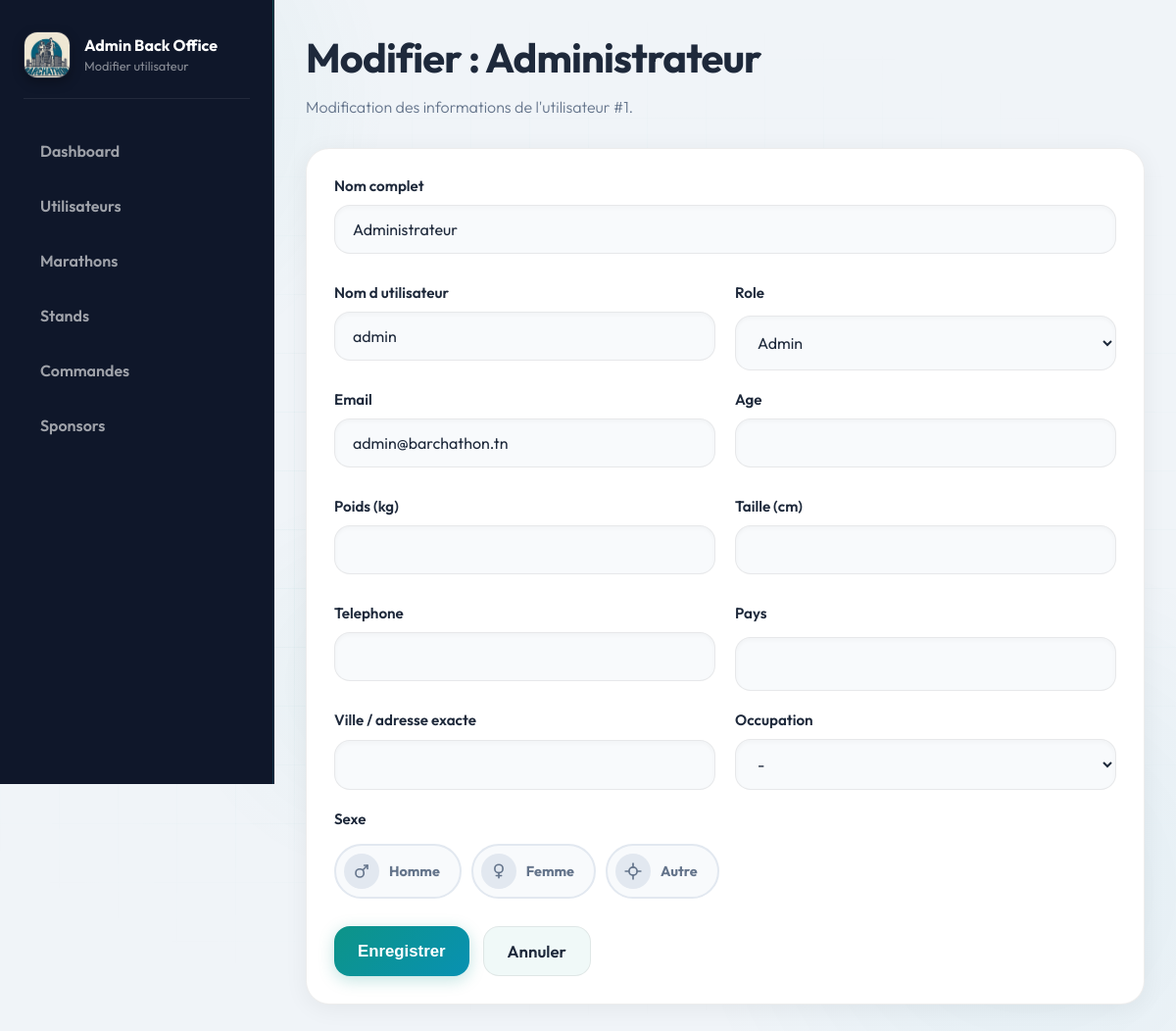
/Integ-standProduit/View/BackOffice/edit_user.php?id=1 (signed in), run on the app's committed database.
### tables this page shows
CREATE TABLE IF NOT EXISTS `user` (
    `id_user`            INT            NOT NULL AUTO_INCREMENT,
    `nom_complet`        VARCHAR(100)   NOT NULL,
    `nom_user`           VARCHAR(50)    NOT NULL,
    `mot_de_passe`       VARCHAR(255)   NOT NULL,
    `age`                INT            DEFAULT NULL,
    `poids`              FLOAT          DEFAULT NULL,
    `taille`             INT            DEFAULT NULL,
    `email`              VARCHAR(100)   NOT NULL,
    `pays`               VARCHAR(50)    DEFAULT NULL,
    `ville`              VARCHAR(50)    DEFAULT NULL,
    `tel`                VARCHAR(20)    DEFAULT NULL,
    `occupation`         VARCHAR(100)   DEFAULT NULL,
    `profile_picture`    VARCHAR(255)   DEFAULT NULL,
    `role`               ENUM('admin', 'participant', 'organisateur') NOT NULL DEFAULT 'participant',
    `status`             ENUM('active','banned') NOT NULL DEFAULT 'active',
    `sexe`               ENUM('homme','femme','autre') DEFAULT NULL,
    `verified`           TINYINT(1)     NOT NULL DEFAULT 0,
    `verification_token` VARCHAR(64)    DEFAULT NULL,
    `face_descriptor`    TEXT           DEFAULT NULL,
    `google_id`          VARCHAR(64)    DEFAULT NULL,
    `reset_token`        VARCHAR(64)    DEFAULT NULL,
    `reset_token_expires` DATETIME      DEFAULT NULL,
    PRIMARY KEY (`id_user`),
    UNIQUE KEY `uk_nom_user` (`nom_user`),
    UNIQUE KEY `uk_google_id` (`google_id`)
);

### Integ-standProduit/Controller/UserController.php (called while the page is built, shortened)
<?php
class UserController {
    public function showUser($id) {
        $sql = "SELECT * FROM `user` WHERE id_user = :id";
        $db = config::getConnexion();
        try {
            $query = $db->prepare($sql);
            $query->execute(['id' => $id]);
            return $query->fetch();
        } catch (Exception $e) {
            die('Error: ' . $e->getMessage());
        }
    }
}
?>

### Integ-standProduit/View/BackOffice/edit_user.php (the view, shortened to what this page needs)
<?php
require_once __DIR__ . '/../../Controller/UserController.php';
$ctrl = new UserController();
$id = (int)($_GET['id'] ?? 0);
$user = $ctrl->showUser($id);
?>
<!DOCTYPE html>
<html lang="fr">
<head>
    <link rel="stylesheet" href="../assets/css/style.css">
</head>
<body>
    <div class="layout">
        <aside class="sidebar">
            <div class="brand">
                <img class="brand-badge" src="../assets/images/logo_barchathon.jpg" alt="Logo Barchathon">
                <div>
                    <strong>Admin Back Office</strong><br>
                    <small>Modifier utilisateur</small>
                </div>
            </div>
            <nav class="side-nav">
         <a class="side-link <?php echo $activeTab==='home'?'active':''; ?>" href="dashboard.php?tab=home">Dashboard</a>
        <a class="side-link <?php echo $activeTab==='utilisateurs'?'active':''; ?>" href="dashboard.php?tab=utilisateurs">Utilisateurs</a>
        <a class="side-link <?php echo $activeTab==='marathons'?'active':''; ?>" href="dashboard.php?tab=marathons">Marathons</a>
        <a class="side-link <?php echo $activeTab==='stands'?'active':''; ?>" href="dashboard.php?tab=stands">Stands</a>
        <a class="side-link <?php echo $activeTab==='commandes'?'active':''; ?>" href="dashboard.php?tab=commandes">Commandes</a>
        <a class="side-link <?php echo $activeTab==='sponsors'?'active':''; ?>" href="dashboard.php?tab=sponsors">Sponsors</a>
            </nav>
        </aside>
        <main class="content">
            <div class="head">
                <div>
                    <h1>Modifier : <?= htmlspecialchars($user['nom_complet']) ?></h1>
                    <div class="muted">Modification des informations de l'utilisateur #<?= $user['id_user'] ?>.</div>
                </div>
            </div>
            <section class="section-card fade-in">
                <form method="POST" action="edit_user.php" data-validate>
                    <div class="form-grid">
                        <div class="field full-width">
                            <label for="nom_complet">Nom complet</label>
                            <input id="nom_complet" name="nom_complet" type="text" value="<?= htmlspecialchars($user['nom_complet']) ?>" required minlength="3">
                        </div>
                        <div class="field">
                            <label for="nom_user">Nom d utilisateur</label>
                            <input id="nom_user" name="nom_user" type="text" value="<?= htmlspecialchars($user['nom_user']) ?>" required minlength="3" pattern="[a-zA-Z0-9_]+">
                        </div>
                        <div class="field">
                            <label for="role">Role</label>
                            <select id="role" name="role" required>
                                <option value="admin" <?= $user['role'] === 'admin' ? 'selected' : '' ?>>Admin</option>
                            </select>
                        </div>
                        <div class="field">
                            <label for="email">Email</label>
                            <input id="email" name="email" type="email" value="<?= htmlspecialchars($user['email']) ?>" required>
                        </div>
                        <div class="field">
                            <label for="age">Age</label>
                            <input id="age" name="age" type="number" value="<?= $user['age'] ?? '' ?>" min="1" max="120">
                        </div>
                        <div class="field">
                            <label for="poids">Poids (kg)</label>
                            <input id="poids" name="poids" type="number" value="<?= $user['poids'] ?? '' ?>" min="1" max="500" step="0.1">
                        </div>
                        <div class="field">
                            <label for="taille">Taille (cm)</label>
                            <input id="taille" name="taille" type="number" value="<?= $user['taille'] ?? '' ?>" min="1" max="300">
                        </div>
                        <div class="field">
                            <label for="tel">Telephone</label>
                            <input id="tel" name="tel" type="tel" value="<?= htmlspecialchars($user['tel'] ?? '') ?>" pattern="[0-9]{8}" title="Le numero doit contenir exactement 8 chiffres">
                        </div>
                        <div class="field">
                            <label for="pays">Pays</label>
                            <input id="pays" name="pays" type="text" value="<?= htmlspecialchars($user['pays'] ?? '') ?>">
                        </div>
                        <div class="field">
                            <label for="ville">Ville / adresse exacte</label>
                            <input id="ville" name="ville" type="text" value="<?= htmlspecialchars($user['ville'] ?? '') ?>">
                        </div>
                        <div class="field">
                            <label for="occupation">Occupation</label>
                            <select id="occupation" name="occupation">
                                <option value="">-</option>
                            </select>
                        </div>
                        <div class="field full-width">
                            <label>Sexe</label>
                            <div class="gender-picker">
                                <div class="gender-opt">
                                    <label for="sexe_h"><span class="gender-icon"><svg width="18" height="18" viewBox="0 0 24 24" fill="none" stroke="currentColor" stroke-width="2.2" stroke-linecap="round" stroke-linejoin="round"><circle cx="9.5" cy="14.5" r="5.5"/><line x1="14.28" y1="9.72" x2="20" y2="4"/><polyline points="15.5 4 20 4 20 8.5"/></svg></span>Homme</label>
                                </div>
                                <div class="gender-opt">
                                    <label for="sexe_f"><span class="gender-icon"><svg width="18" height="18" viewBox="0 0 24 24" fill="none" stroke="currentColor" stroke-width="2.2" stroke-linecap="round" stroke-linejoin="round"><circle cx="12" cy="8.5" r="5.5"/><line x1="12" y1="14" x2="12" y2="21"/><line x1="8.5" y1="18" x2="15.5" y2="18"/></svg></span>Femme</label>
                                </div>
                                <div class="gender-opt">
                                    <label for="sexe_a"><span class="gender-icon"></span>Autre</label>
                                </div>
                            </div>
                        </div>
                    </div>
                    <div class="actions">
                        <button class="btn btn-primary" type="submit">Enregistrer</button>
                        <a class="btn btn-secondary" href="dashboard.php?tab=utilisateurs">Annuler</a>
                    </div>
                </form>
            </section>
        </main>
    </div>
</body>
</html>

### Integ-standProduit/View/BackOffice/edit_user.php (style rules this page uses)
.gender-picker { display:flex; gap:10px; flex-wrap:wrap; margin-top:6px; }
.gender-opt { position:relative; }
.gender-opt label { display:inline-flex; align-items:center; gap:10px; padding:8px 20px 8px 8px; border-radius:999px; border:2px solid #e2e8f0; cursor:pointer; font-weight:700; font-size:0.9rem; color:#64748b; background:#f8fafc; transition:all .22s ease; user-select:none; }
.gender-icon { width:36px; height:36px; border-radius:50%; display:inline-flex; align-items:center; justify-content:center; background:#e2e8f0; flex-shrink:0; transition:all .22s ease; }

### data on the page
user: nom_complet "Administrateur", id_user "1", nom_user "admin", role "Admin", email "admin@barchathon.tn"
